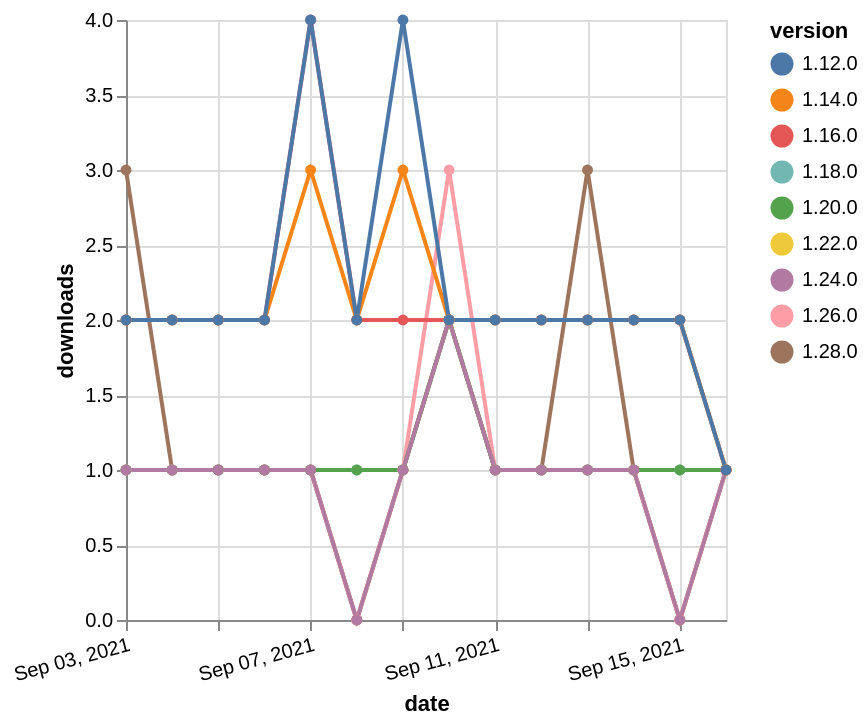

Write a Vega-Lite specification for this figure.
### Vega-Lite specification from a JSON file in a GitHub repository (floating-point values rounded to 4 significant figures)
{"$schema": "https://vega.github.io/schema/vega-lite/v5.json", "description": "A simple bar chart with embedded data.", "data": {"values": [{"date": "2021-09-03", "total": 244, "delta": 1, "version": "1.18.0"}, {"date": "2021-09-04", "total": 245, "delta": 1, "version": "1.18.0"}, {"date": "2021-09-05", "total": 246, "delta": 1, "version": "1.18.0"}, {"date": "2021-09-06", "total": 247, "delta": 1, "version": "1.18.0"}, {"date": "2021-09-07", "total": 248, "delta": 1, "version": "1.18.0"}, {"date": "2021-09-08", "total": 249, "delta": 1, "version": "1.18.0"}, {"date": "2021-09-09", "total": 250, "delta": 1, "version": "1.18.0"}, {"date": "2021-09-10", "total": 252, "delta": 2, "version": "1.18.0"}, {"date": "2021-09-11", "total": 253, "delta": 1, "version": "1.18.0"}, {"date": "2021-09-12", "total": 254, "delta": 1, "version": "1.18.0"}, {"date": "2021-09-13", "total": 255, "delta": 1, "version": "1.18.0"}, {"date": "2021-09-14", "total": 256, "delta": 1, "version": "1.18.0"}, {"date": "2021-09-15", "total": 257, "delta": 1, "version": "1.18.0"}, {"date": "2021-09-16", "total": 258, "delta": 1, "version": "1.18.0"}, {"date": "2021-09-03", "total": 181, "delta": 1, "version": "1.22.0"}, {"date": "2021-09-04", "total": 182, "delta": 1, "version": "1.22.0"}, {"date": "2021-09-05", "total": 183, "delta": 1, "version": "1.22.0"}, {"date": "2021-09-06", "total": 184, "delta": 1, "version": "1.22.0"}, {"date": "2021-09-07", "total": 185, "delta": 1, "version": "1.22.0"}, {"date": "2021-09-08", "total": 185, "delta": 0, "version": "1.22.0"}, {"date": "2021-09-09", "total": 186, "delta": 1, "version": "1.22.0"}, {"date": "2021-09-10", "total": 188, "delta": 2, "version": "1.22.0"}, {"date": "2021-09-11", "total": 189, "delta": 1, "version": "1.22.0"}, {"date": "2021-09-12", "total": 190, "delta": 1, "version": "1.22.0"}, {"date": "2021-09-13", "total": 191, "delta": 1, "version": "1.22.0"}, {"date": "2021-09-14", "total": 192, "delta": 1, "version": "1.22.0"}, {"date": "2021-09-15", "total": 192, "delta": 0, "version": "1.22.0"}, {"date": "2021-09-16", "total": 193, "delta": 1, "version": "1.22.0"}, {"date": "2021-09-03", "total": 124, "delta": 3, "version": "1.28.0"}, {"date": "2021-09-04", "total": 125, "delta": 1, "version": "1.28.0"}, {"date": "2021-09-05", "total": 126, "delta": 1, "version": "1.28.0"}, {"date": "2021-09-06", "total": 127, "delta": 1, "version": "1.28.0"}, {"date": "2021-09-07", "total": 128, "delta": 1, "version": "1.28.0"}, {"date": "2021-09-08", "total": 128, "delta": 0, "version": "1.28.0"}, {"date": "2021-09-09", "total": 129, "delta": 1, "version": "1.28.0"}, {"date": "2021-09-10", "total": 131, "delta": 2, "version": "1.28.0"}, {"date": "2021-09-11", "total": 132, "delta": 1, "version": "1.28.0"}, {"date": "2021-09-12", "total": 133, "delta": 1, "version": "1.28.0"}, {"date": "2021-09-13", "total": 136, "delta": 3, "version": "1.28.0"}, {"date": "2021-09-14", "total": 137, "delta": 1, "version": "1.28.0"}, {"date": "2021-09-15", "total": 137, "delta": 0, "version": "1.28.0"}, {"date": "2021-09-16", "total": 138, "delta": 1, "version": "1.28.0"}, {"date": "2021-09-03", "total": 182, "delta": 1, "version": "1.26.0"}, {"date": "2021-09-04", "total": 183, "delta": 1, "version": "1.26.0"}, {"date": "2021-09-05", "total": 184, "delta": 1, "version": "1.26.0"}, {"date": "2021-09-06", "total": 185, "delta": 1, "version": "1.26.0"}, {"date": "2021-09-07", "total": 186, "delta": 1, "version": "1.26.0"}, {"date": "2021-09-08", "total": 186, "delta": 0, "version": "1.26.0"}, {"date": "2021-09-09", "total": 187, "delta": 1, "version": "1.26.0"}, {"date": "2021-09-10", "total": 190, "delta": 3, "version": "1.26.0"}, {"date": "2021-09-11", "total": 191, "delta": 1, "version": "1.26.0"}, {"date": "2021-09-12", "total": 192, "delta": 1, "version": "1.26.0"}, {"date": "2021-09-13", "total": 193, "delta": 1, "version": "1.26.0"}, {"date": "2021-09-14", "total": 194, "delta": 1, "version": "1.26.0"}, {"date": "2021-09-15", "total": 194, "delta": 0, "version": "1.26.0"}, {"date": "2021-09-16", "total": 195, "delta": 1, "version": "1.26.0"}, {"date": "2021-09-03", "total": 195, "delta": 1, "version": "1.20.0"}, {"date": "2021-09-04", "total": 196, "delta": 1, "version": "1.20.0"}, {"date": "2021-09-05", "total": 197, "delta": 1, "version": "1.20.0"}, {"date": "2021-09-06", "total": 198, "delta": 1, "version": "1.20.0"}, {"date": "2021-09-07", "total": 199, "delta": 1, "version": "1.20.0"}, {"date": "2021-09-08", "total": 200, "delta": 1, "version": "1.20.0"}, {"date": "2021-09-09", "total": 201, "delta": 1, "version": "1.20.0"}, {"date": "2021-09-10", "total": 203, "delta": 2, "version": "1.20.0"}, {"date": "2021-09-11", "total": 204, "delta": 1, "version": "1.20.0"}, {"date": "2021-09-12", "total": 205, "delta": 1, "version": "1.20.0"}, {"date": "2021-09-13", "total": 206, "delta": 1, "version": "1.20.0"}, {"date": "2021-09-14", "total": 207, "delta": 1, "version": "1.20.0"}, {"date": "2021-09-15", "total": 208, "delta": 1, "version": "1.20.0"}, {"date": "2021-09-16", "total": 209, "delta": 1, "version": "1.20.0"}, {"date": "2021-09-03", "total": 2359, "delta": 2, "version": "1.16.0"}, {"date": "2021-09-04", "total": 2361, "delta": 2, "version": "1.16.0"}, {"date": "2021-09-05", "total": 2363, "delta": 2, "version": "1.16.0"}, {"date": "2021-09-06", "total": 2365, "delta": 2, "version": "1.16.0"}, {"date": "2021-09-07", "total": 2369, "delta": 4, "version": "1.16.0"}, {"date": "2021-09-08", "total": 2371, "delta": 2, "version": "1.16.0"}, {"date": "2021-09-09", "total": 2373, "delta": 2, "version": "1.16.0"}, {"date": "2021-09-10", "total": 2375, "delta": 2, "version": "1.16.0"}, {"date": "2021-09-11", "total": 2377, "delta": 2, "version": "1.16.0"}, {"date": "2021-09-12", "total": 2379, "delta": 2, "version": "1.16.0"}, {"date": "2021-09-13", "total": 2381, "delta": 2, "version": "1.16.0"}, {"date": "2021-09-14", "total": 2383, "delta": 2, "version": "1.16.0"}, {"date": "2021-09-15", "total": 2385, "delta": 2, "version": "1.16.0"}, {"date": "2021-09-16", "total": 2386, "delta": 1, "version": "1.16.0"}, {"date": "2021-09-03", "total": 161, "delta": 1, "version": "1.24.0"}, {"date": "2021-09-04", "total": 162, "delta": 1, "version": "1.24.0"}, {"date": "2021-09-05", "total": 163, "delta": 1, "version": "1.24.0"}, {"date": "2021-09-06", "total": 164, "delta": 1, "version": "1.24.0"}, {"date": "2021-09-07", "total": 165, "delta": 1, "version": "1.24.0"}, {"date": "2021-09-08", "total": 165, "delta": 0, "version": "1.24.0"}, {"date": "2021-09-09", "total": 166, "delta": 1, "version": "1.24.0"}, {"date": "2021-09-10", "total": 168, "delta": 2, "version": "1.24.0"}, {"date": "2021-09-11", "total": 169, "delta": 1, "version": "1.24.0"}, {"date": "2021-09-12", "total": 170, "delta": 1, "version": "1.24.0"}, {"date": "2021-09-13", "total": 171, "delta": 1, "version": "1.24.0"}, {"date": "2021-09-14", "total": 172, "delta": 1, "version": "1.24.0"}, {"date": "2021-09-15", "total": 172, "delta": 0, "version": "1.24.0"}, {"date": "2021-09-16", "total": 173, "delta": 1, "version": "1.24.0"}, {"date": "2021-09-03", "total": 2550, "delta": 2, "version": "1.14.0"}, {"date": "2021-09-04", "total": 2552, "delta": 2, "version": "1.14.0"}, {"date": "2021-09-05", "total": 2554, "delta": 2, "version": "1.14.0"}, {"date": "2021-09-06", "total": 2556, "delta": 2, "version": "1.14.0"}, {"date": "2021-09-07", "total": 2559, "delta": 3, "version": "1.14.0"}, {"date": "2021-09-08", "total": 2561, "delta": 2, "version": "1.14.0"}, {"date": "2021-09-09", "total": 2564, "delta": 3, "version": "1.14.0"}, {"date": "2021-09-10", "total": 2566, "delta": 2, "version": "1.14.0"}, {"date": "2021-09-11", "total": 2568, "delta": 2, "version": "1.14.0"}, {"date": "2021-09-12", "total": 2570, "delta": 2, "version": "1.14.0"}, {"date": "2021-09-13", "total": 2572, "delta": 2, "version": "1.14.0"}, {"date": "2021-09-14", "total": 2574, "delta": 2, "version": "1.14.0"}, {"date": "2021-09-15", "total": 2576, "delta": 2, "version": "1.14.0"}, {"date": "2021-09-16", "total": 2577, "delta": 1, "version": "1.14.0"}, {"date": "2021-09-03", "total": 3041, "delta": 2, "version": "1.12.0"}, {"date": "2021-09-04", "total": 3043, "delta": 2, "version": "1.12.0"}, {"date": "2021-09-05", "total": 3045, "delta": 2, "version": "1.12.0"}, {"date": "2021-09-06", "total": 3047, "delta": 2, "version": "1.12.0"}, {"date": "2021-09-07", "total": 3051, "delta": 4, "version": "1.12.0"}, {"date": "2021-09-08", "total": 3053, "delta": 2, "version": "1.12.0"}, {"date": "2021-09-09", "total": 3057, "delta": 4, "version": "1.12.0"}, {"date": "2021-09-10", "total": 3059, "delta": 2, "version": "1.12.0"}, {"date": "2021-09-11", "total": 3061, "delta": 2, "version": "1.12.0"}, {"date": "2021-09-12", "total": 3063, "delta": 2, "version": "1.12.0"}, {"date": "2021-09-13", "total": 3065, "delta": 2, "version": "1.12.0"}, {"date": "2021-09-14", "total": 3067, "delta": 2, "version": "1.12.0"}, {"date": "2021-09-15", "total": 3069, "delta": 2, "version": "1.12.0"}, {"date": "2021-09-16", "total": 3070, "delta": 1, "version": "1.12.0"}]}, "width": "container", "mark": {"type": "line", "point": {"filled": true}}, "encoding": {"x": {"field": "date", "type": "temporal", "timeUnit": "yearmonthdate", "title": "date", "axis": {"labelAngle": -15}}, "y": {"field": "delta", "type": "quantitative", "title": "downloads"}, "color": {"field": "version", "type": "nominal"}, "tooltip": {"field": "delta"}}}
